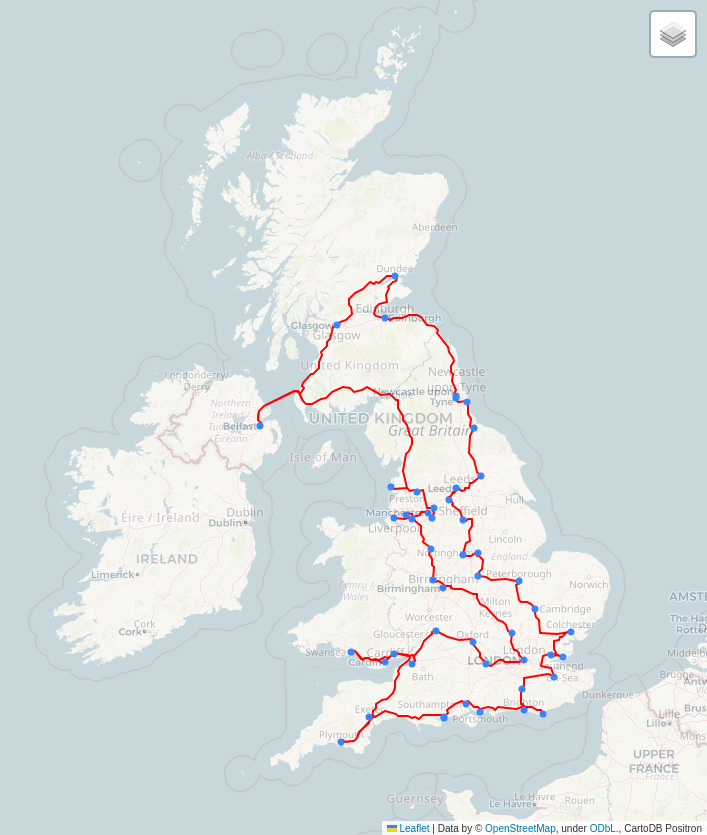

Here is the Python script that generated this plot:
# -*- coding: utf-8 -*-
import numpy as np
import pandas as pd
import routingpy as rp
import folium
import webbrowser
import os

from concorde.problem import Problem
from concorde.concorde import Concorde

# Source for UK city data: ChatGPT

# Import city data
uk_cities = pd.read_csv('uk_cities.csv').sort_values('Population', ascending=False)

names = list(uk_cities['City'])
points = list(zip(uk_cities['Longitude'], uk_cities['Latitude']))

# Get asymmetric driving durations matrix
api_key = os.environ['ORS_API_KEY'] # Obtain free API key from https://openrouteservice.org/
api = rp.ORS(api_key=api_key)
matrix = api.matrix(locations=points, profile='driving-car')
m = np.matrix(matrix.durations)
m = m.astype(int) # Concorde solver requires integer matrix

# Instantiate problem and solver
problem = Problem.from_matrix(m)
solver = Concorde()

# Find tour
tour_data = solver.solve(problem)
solution = uk_cities.iloc[tour_data.tour]
print("Optimal tour:")
print(
    " -> ".join("{r.City}".format(r=row) for _, row in solution.iterrows())
)

# Obtain complete driving directions for the ordered loop
points_ordered = [points[i] for i in tour_data.tour]
points_ordered_return = points_ordered + [points_ordered[0]]
names_ordered = [names[i] for i in tour_data.tour]
directions = api.directions(locations=points_ordered_return, profile='driving-car')

# Visualize tour on map
def generate_map(coordinates, names, directions):

    # folium needs lat, long
    coordinates = [(y, x) for (x, y) in coordinates]
    route_points = [(y, x) for (x, y) in directions.geometry]
    lat_centre = np.mean([x for (x, y) in coordinates])
    lon_centre = np.mean([y for (x, y) in coordinates])
    centre = lat_centre, lon_centre

    m = folium.Map(location=centre, zoom_start=1, zoom_control=False)

    # plot the route line
    folium.PolyLine(route_points, color='red', weight=2).add_to(m)
    
    # plot each point with a hover tooltip  
    for i, (point, name) in enumerate(zip(coordinates, names)):
        folium.CircleMarker(location=point,
                      tooltip=f'{i}: {name}',
                      radius=2).add_to(m)

    custom_tile_layer = folium.TileLayer(
        tiles='http://{s}.basemaps.cartocdn.com/light_all/{z}/{x}/{y}.png',
        attr='CartoDB Positron',
        name='Positron',
        overlay=True,
        control=True,
        opacity=0.7  # Adjust opacity to control the level of greying out
    )

    custom_tile_layer.add_to(m)
    folium.LayerControl().add_to(m)

    sw = (np.min([x for (x, y) in coordinates]), np.min([y for (x, y) in coordinates]))
    ne = (np.max([x for (x, y) in coordinates]), np.max([y for (x, y) in coordinates]))
    m.fit_bounds([sw, ne])

    return m

uk_cities_map = generate_map(points_ordered, names_ordered, directions)

# Save map HTML
uk_cities_map.save('uk_cities.html')

# Open the HTML file in a web browser
webbrowser.open('uk_cities.html')
